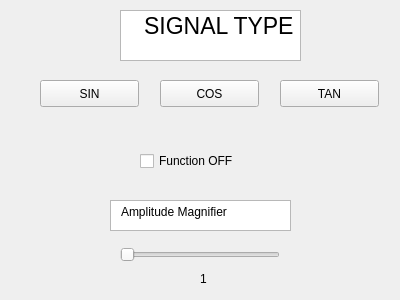
<?xml version="1.0" encoding="UTF-8"?>
<ui version="4.0">
 <class>Form</class>
 <widget class="QWidget" name="Form">
  <property name="geometry">
   <rect>
    <x>0</x>
    <y>0</y>
    <width>400</width>
    <height>300</height>
   </rect>
  </property>
  <property name="windowTitle">
   <string>Form</string>
  </property>
  <widget class="QSlider" name="horizontalSlider">
   <property name="geometry">
    <rect>
     <x>120</x>
     <y>240</y>
     <width>160</width>
     <height>29</height>
    </rect>
   </property>
   <property name="minimum">
    <number>1</number>
   </property>
   <property name="maximum">
    <number>10</number>
   </property>
   <property name="orientation">
    <enum>Qt::Horizontal</enum>
   </property>
  </widget>
  <widget class="QPlainTextEdit" name="plainTextEdit">
   <property name="geometry">
    <rect>
     <x>110</x>
     <y>200</y>
     <width>181</width>
     <height>31</height>
    </rect>
   </property>
   <property name="plainText">
    <string>  Amplitude Magnifier</string>
   </property>
  </widget>
  <widget class="QTextEdit" name="textEdit">
   <property name="geometry">
    <rect>
     <x>120</x>
     <y>10</y>
     <width>181</width>
     <height>51</height>
    </rect>
   </property>
   <property name="html">
    <string>&lt;!DOCTYPE HTML PUBLIC &quot;-//W3C//DTD HTML 4.0//EN&quot; &quot;http://www.w3.org/TR/REC-html40/strict.dtd&quot;&gt;
&lt;html&gt;&lt;head&gt;&lt;meta name=&quot;qrichtext&quot; content=&quot;1&quot; /&gt;&lt;style type=&quot;text/css&quot;&gt;
p, li { white-space: pre-wrap; }
&lt;/style&gt;&lt;/head&gt;&lt;body style=&quot; font-family:'Ubuntu'; font-size:11pt; font-weight:400; font-style:normal;&quot;&gt;
&lt;p style=&quot; margin-top:0px; margin-bottom:0px; margin-left:0px; margin-right:0px; -qt-block-indent:0; text-indent:0px;&quot;&gt;&lt;span style=&quot; font-size:26pt; vertical-align:super;&quot;&gt;   SIGNAL TYPE&lt;/span&gt;&lt;/p&gt;&lt;/body&gt;&lt;/html&gt;</string>
   </property>
  </widget>
  <widget class="QPushButton" name="pushButton">
   <property name="geometry">
    <rect>
     <x>40</x>
     <y>80</y>
     <width>99</width>
     <height>27</height>
    </rect>
   </property>
   <property name="text">
    <string>SIN</string>
   </property>
  </widget>
  <widget class="QPushButton" name="pushButton_2">
   <property name="geometry">
    <rect>
     <x>160</x>
     <y>80</y>
     <width>99</width>
     <height>27</height>
    </rect>
   </property>
   <property name="text">
    <string>COS</string>
   </property>
  </widget>
  <widget class="QPushButton" name="pushButton_3">
   <property name="geometry">
    <rect>
     <x>280</x>
     <y>80</y>
     <width>99</width>
     <height>27</height>
    </rect>
   </property>
   <property name="text">
    <string>TAN</string>
   </property>
  </widget>
  <widget class="QLabel" name="label">
   <property name="geometry">
    <rect>
     <x>200</x>
     <y>270</y>
     <width>68</width>
     <height>17</height>
    </rect>
   </property>
   <property name="text">
    <string>1</string>
   </property>
  </widget>
  <widget class="QCheckBox" name="checkBox">
   <property name="geometry">
    <rect>
     <x>140</x>
     <y>150</y>
     <width>131</width>
     <height>22</height>
    </rect>
   </property>
   <property name="text">
    <string>Function OFF</string>
   </property>
  </widget>
 </widget>
 <resources/>
 <connections>
  <connection>
   <sender>horizontalSlider</sender>
   <signal>valueChanged(int)</signal>
   <receiver>label</receiver>
   <slot>setNum(int)</slot>
   <hints>
    <hint type="sourcelabel">
     <x>187</x>
     <y>252</y>
    </hint>
    <hint type="destinationlabel">
     <x>189</x>
     <y>282</y>
    </hint>
   </hints>
  </connection>
 </connections>
 <slots>
  <slot>sin()</slot>
  <slot>cos()</slot>
  <slot>tan()</slot>
 </slots>
</ui>
